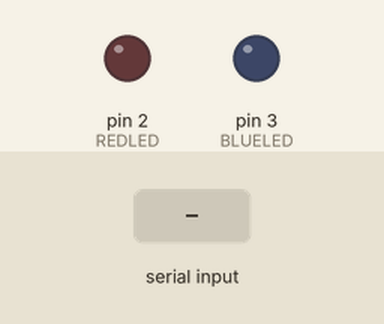
Bench run of a sketch on a simulated Arduino Uno, built with avr-gcc and run on an emulated ATmega328P. Parts: output pins drawn as LEDs (lit = HIGH). The test bench sets the inputs (shaded band).

Above: at 1.2 s.
1.3 s: "1" received over the second serial link
At 1.6 s:
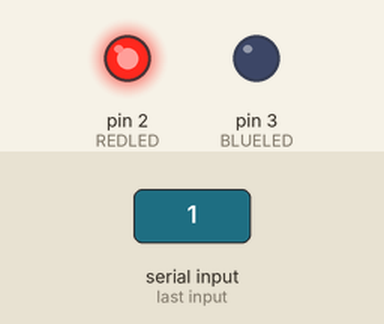
2.8 s: "2" received over the second serial link
At 3.9 s:
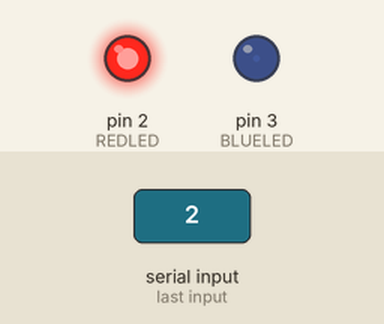
4.3 s: "1" received over the second serial link
At 5.1 s:
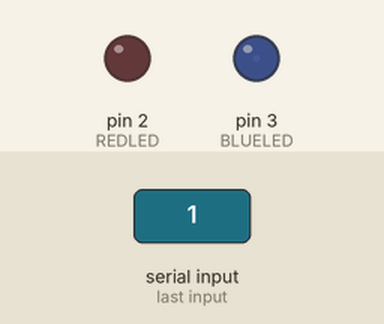
Timing chart, 0 to 7.3 s (numbered marks = the images above; inputs shaded):
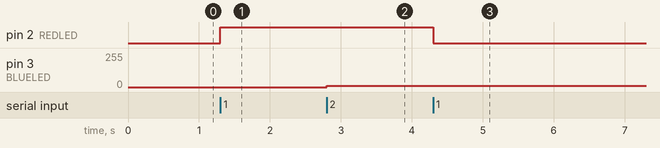

Measured:
- after the input at 1.3 s, pin 2 (REDLED): LOW → HIGH at once
- after the input at 2.8 s, pin 3 (BLUELED): 0/255 → 10/255 at once
- after the input at 4.3 s, pin 2 (REDLED): HIGH → LOW at once

The sketch:

ex4.ino
```cpp
#include <SoftwareSerial.h>

SoftwareSerial wirelessNetworkYT(10, 11);

char DAT = 0;
int REDLED = 2;
int BLUELED = 3;
int REDON=0;
int BLUEON=0;
int brightness=0;

void setup(){
  wirelessNetworkYT.begin(9600);
  pinMode(REDLED, OUTPUT);
  pinMode(BLUELED, OUTPUT);
}

void loop(){
  if (wirelessNetworkYT.available()){
    DAT = wirelessNetworkYT.read();
    if ( DAT == '1' && REDON==0 ){
      digitalWrite (REDLED, HIGH);
      REDON=1;delay(1000);
    } else {
      if ( DAT == '1' && REDON==1 ){
        digitalWrite (REDLED, LOW);
        REDON=0;delay(1000);
      }
    }
    if ( DAT == '2'&& brightness<255 ){
      brightness=brightness+10;
      analogWrite (BLUELED, brightness);
      delay(1000);
    } else {
      if ( DAT == '3'&& brightness>0 ){
        brightness=brightness-10;
        analogWrite (BLUELED, brightness);
        delay(1000);
      }
    }
  }
}
```
